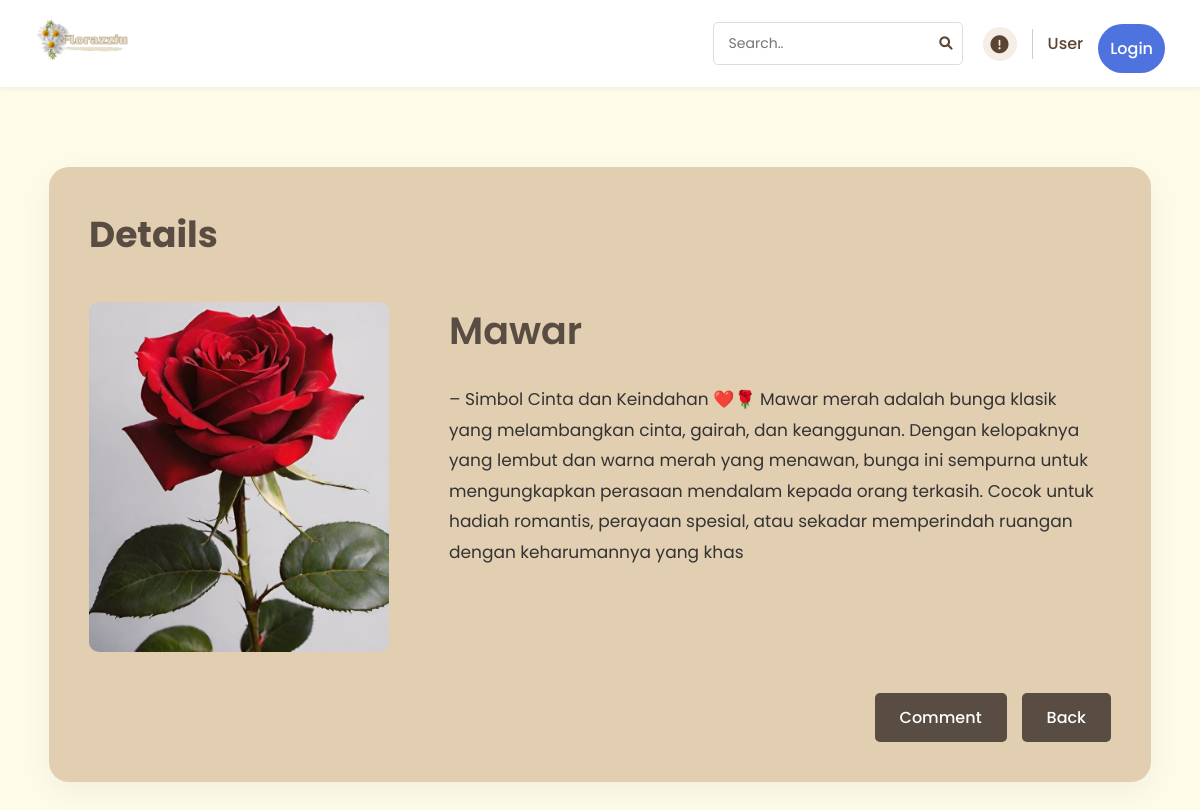
Before: /flower_shop/products/product-detail.php?id=1 with the older database file.
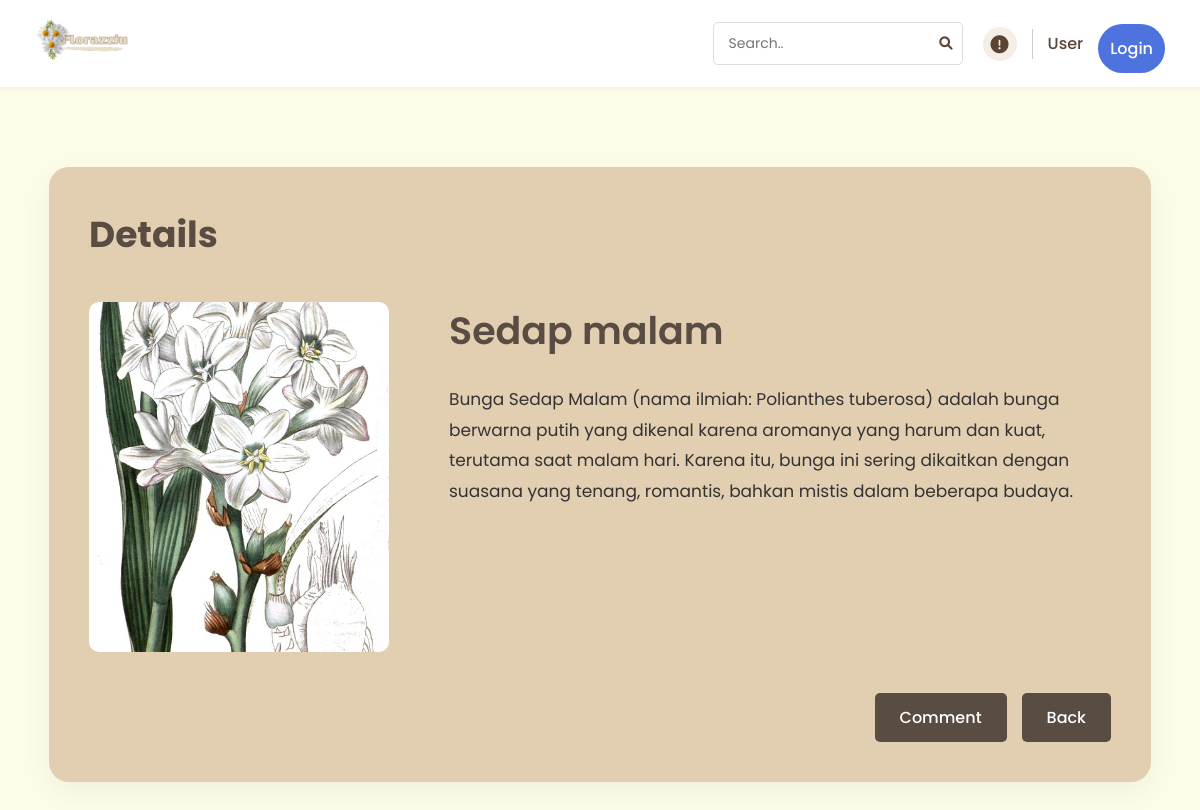
After: the same page with the newer database file.
### tables this page shows
CREATE TABLE `products` (
  `id` int(11) NOT NULL,
  `name` varchar(255) NOT NULL,
  `color` varchar(50) NOT NULL,
  `price` decimal(10,2) NOT NULL,
  `description` text DEFAULT NULL,
  `image` varchar(255) NOT NULL,
  `created_at` timestamp NOT NULL DEFAULT current_timestamp(),
  `updated_at` timestamp NOT NULL DEFAULT current_timestamp() ON UPDATE current_timestamp(),
  `category` varchar(50) NOT NULL DEFAULT 'produk',
  `image_path` varchar(255) DEFAULT NULL
);

### flower_shop/includes/functions.php (called while the page is built, shortened)
<?php
function getColorCode($colorName) {
    $colors = [
        'Biru' => '#0000FF',
        'Ungu' => '#800080',
        'Pink' => '#FFC0CB',
        'Kuning' => '#FFFF00',
        'Hijau' => '#008000',
        'Putih' => '#FFFFFF',
        'Merah' => '#FF0000',
        'Hitam' => '#000000'
    ];
    return $colors[$colorName] ?? '#584C43';
}
?>

### flower_shop/products/product-detail.php (the view, shortened to what this page needs)
<?php
include '../includes/header.php';
require '../config/database.php';
$product_id = $_GET['id'] ?? 0;
$stmt = $pdo->prepare("SELECT * FROM products WHERE id = ?");
$stmt->execute([$product_id]);
$product = $stmt->fetch(PDO::FETCH_ASSOC);
function getProductImagePath($imageName) {
    $possiblePaths = [
        '../uploads/profile/' . $imageName,
        '../assets/images/products/' . $imageName,
        '../' . $imageName
    ];
    foreach ($possiblePaths as $path) {
        if (file_exists($path)) {
            return $path;
        }
    }
    return '../assets/images/default-product.jpg';
}
function formatProductDescription($description) {
    $paragraphs = explode("\n", $description);
    $formatted = '';
    foreach ($paragraphs as $para) {
        if (strpos($para, 'Keunggulan:') !== false) {
            $formatted .= '<p><strong>'.$para.'</strong></p>';
        } else {
            $formatted .= '<p>'.$para.'</p>';
        }
    }
    return $formatted;
}
?>
<main>
    <div class="container">
        <div class="product-detail-page-wrapper">
        <div class="product-detail-card-page">
            <h1 class="detail-title">Details</h1>
            <div class="product-detail-content">
                <div class="product-image-container">
                    <img src="<?php echo getProductImagePath($product['image_path'] ?? $product['image']); ?>"
                         alt="<?php echo htmlspecialchars($product['name']); ?>"
                         onerror="this.src='../assets/images/default-product.jpg'">
                </div>
                <div class="product-info">
                    <h2 class="product-name" style="color: <?php echo getColorCode($product['color']); ?>">
                        <?php echo htmlspecialchars($product['name']); ?>
                    </h2>
                    <div class="product-description">
                        <?php echo formatProductDescription(htmlspecialchars($product['description'])); ?>
                    </div>
                    <div class="product-actions-container">
                        <div class="product-actions-page">
                            <a href="comments.php?id=<?php echo $product['id']; ?>" class="btn comment-btn">Comment</a>
                            <a href="../index.php" class="btn back-btn">Back</a>
                        </div>
                    </div>
                </div>
            </div>
        </div>
        </div>
    </div>
</main>

Changed rows visible on the page:
removed products: image_path+image (picture), name "Mawar", description "– Simbol Cinta dan Keindahan ❤️🌹 Mawar merah adalah bunga klasik yang melambangkan cinta, gairah, dan keanggunan. Dengan kelopaknya yang lembut dan warna merah yang menawan, bunga ini sempurna untuk mengungkapkan perasaan mendalam kepada orang terkasih. Cocok untuk hadiah romantis, perayaan spesial, atau sekadar memperindah ruangan dengan keharumannya yang khas"
added products: image_path (picture), name "Sedap malam", description "Bunga Sedap Malam (nama ilmiah: Polianthes tuberosa) adalah bunga berwarna putih yang dikenal karena aromanya yang harum dan kuat, terutama saat malam hari. Karena itu, bunga ini sering dikaitkan dengan suasana yang tenang, romantis, bahkan mistis dalam beberapa budaya."
